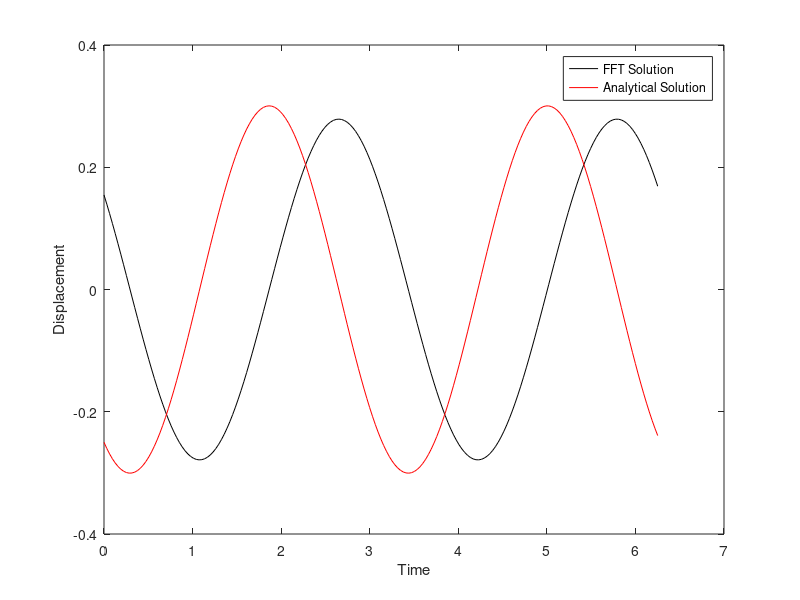

This figure's MATLAB source:
clc;
clear all;
close all;
format short g;
% ------------------------------------------------------------------------------------------------------------------------------ %
% \ddot{x} + \dot{x} + \dot{x} = sin(2t)
N = 199; % Number of sample points in time
t = linspace(0, 2*pi, N+1)';  % Time
omega = 2 * pi / (t(end) - t(1)); % delta f
t = t(1:end-1);
f = sin(2*t); % Forcing functions

F = round(fft(f));

Omega = omega * [0,-1:-1:floor(-N/2),floor(N/2-1):-1:1]';

X = F ./ (1 + i * Omega - Omega.^2); % Solution in frequency domain
x = ifft(X);

xAnalytical = -0.1667 * sin(2*t) - 0.25 * cos(2*t);
figure,
plot(t, x, 'k', ...
       t , xAnalytical, 'r')
xlabel('Time')
ylabel('Displacement')
legend('FFT Solution', 'Analytical Solution')